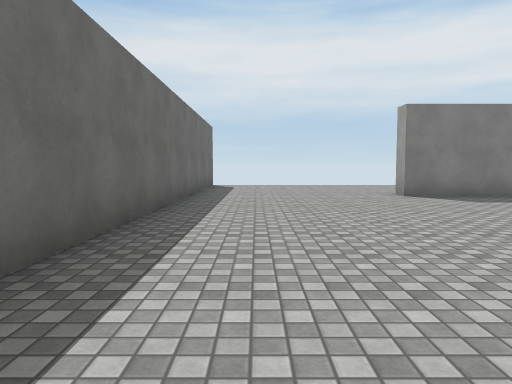
View 1 (above)

24 first-person views from a walk through a Unity game level. The camera is 1.3 m above the floor, tilts 4° down and sees 70° across. The floor is counted in squares, 2 m on a side. Each view is taken from the middle of a square. On the plan, view 1 faces up. The plan holds only what a view shows up to about 11 squares ahead; the rest is blank. The place goes on beyond the plan. The player is left out. Surface patterns are stand-ins for the level's own textures.

View 2
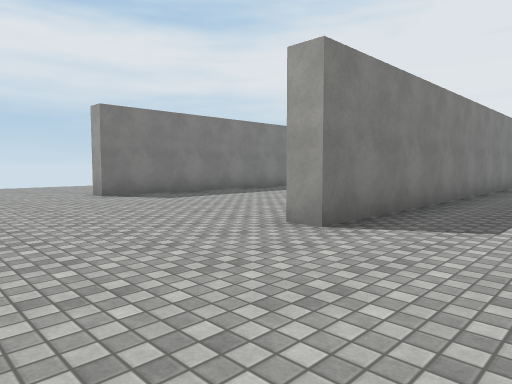

View 3
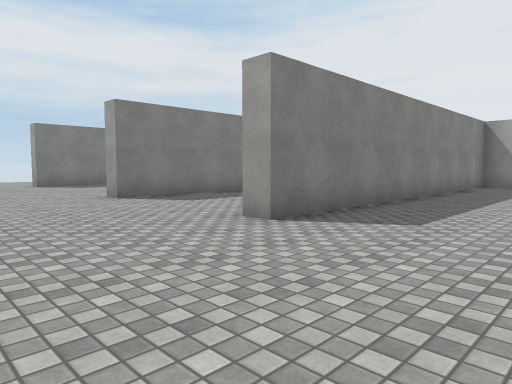

View 4
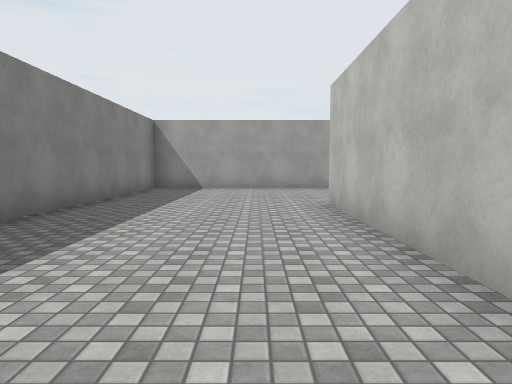

View 5
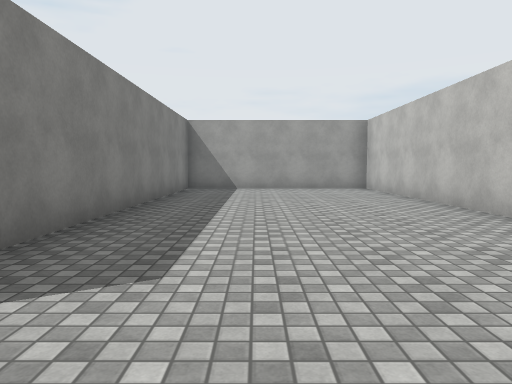

View 6
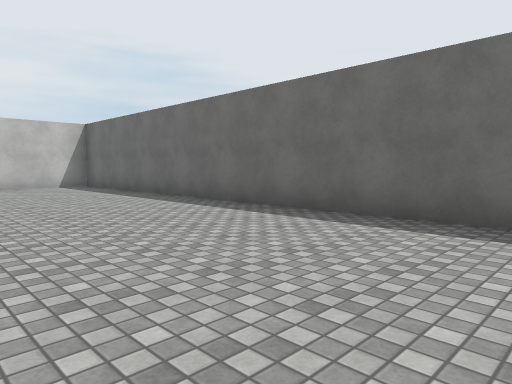

View 7
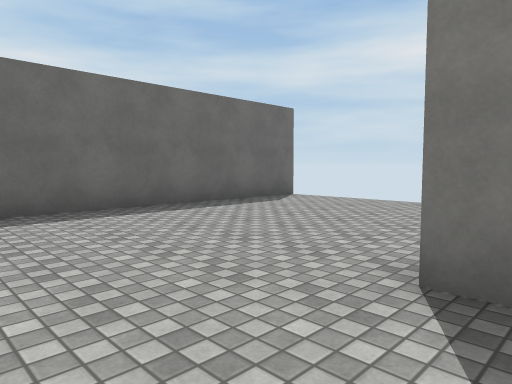

View 8
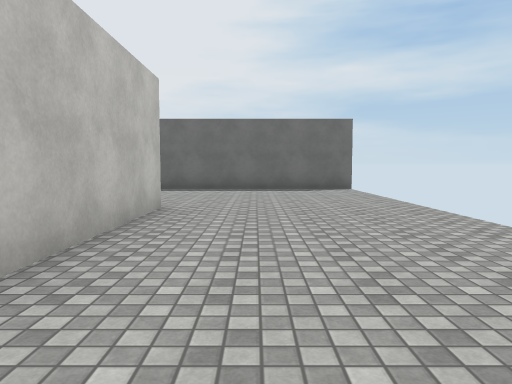

View 9
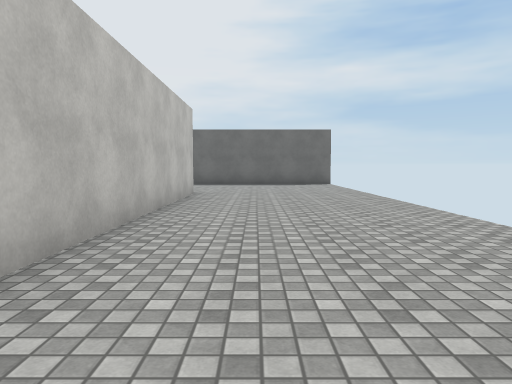

View 10
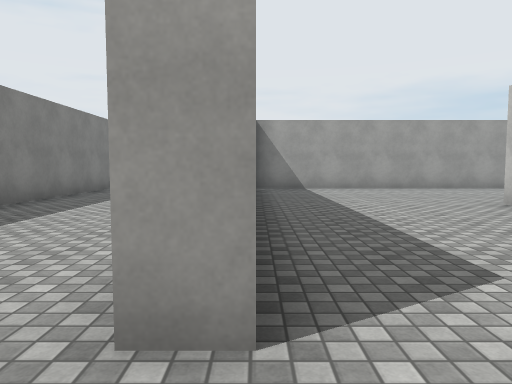

View 11
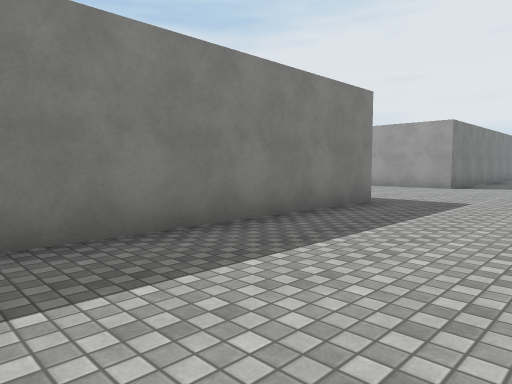

View 12
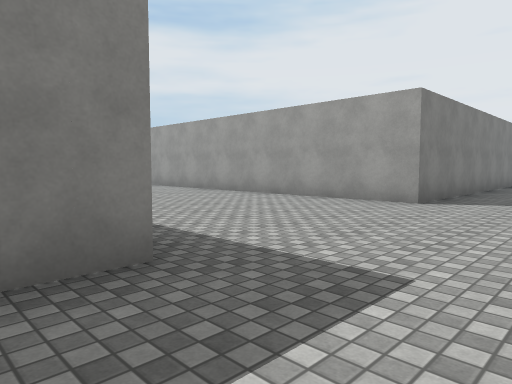

View 13
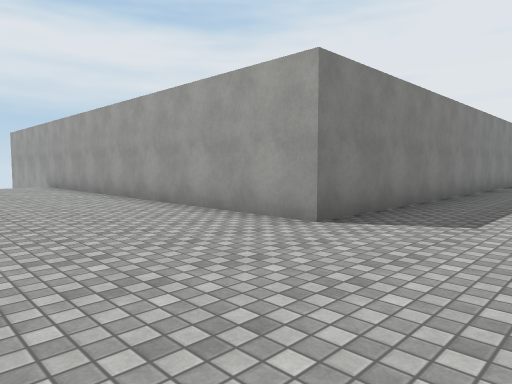

View 14
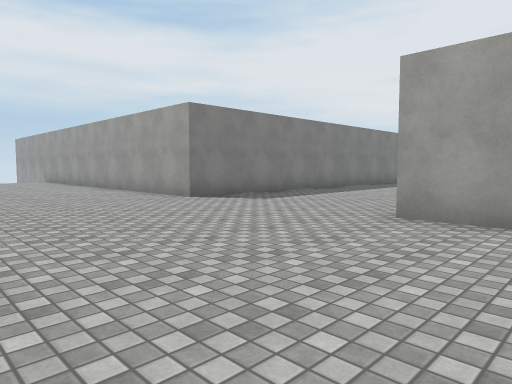

View 15
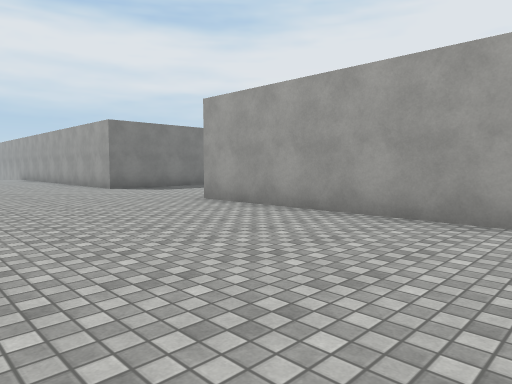

View 16
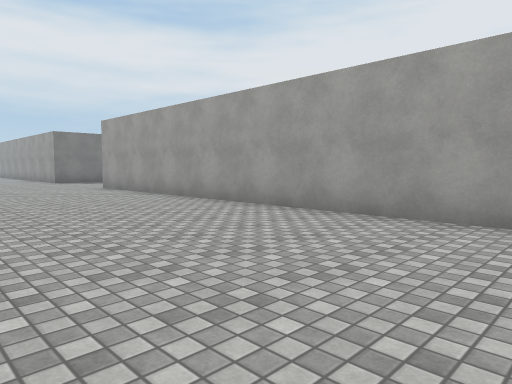

View 17
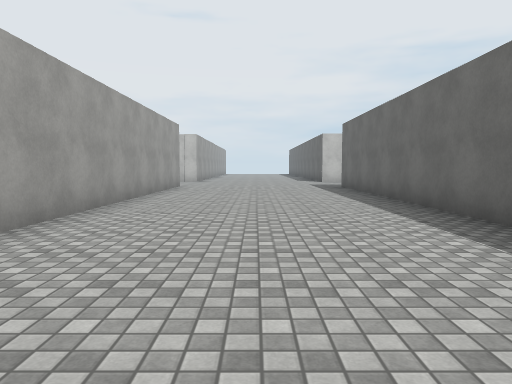

View 18
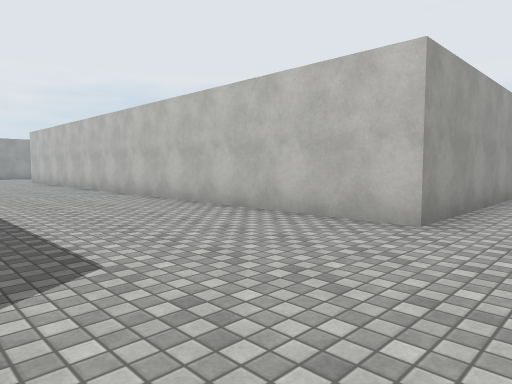

View 19
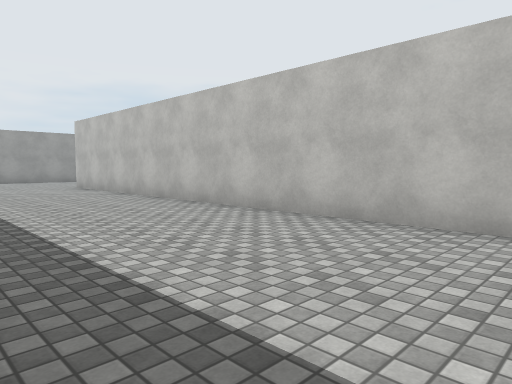

View 20
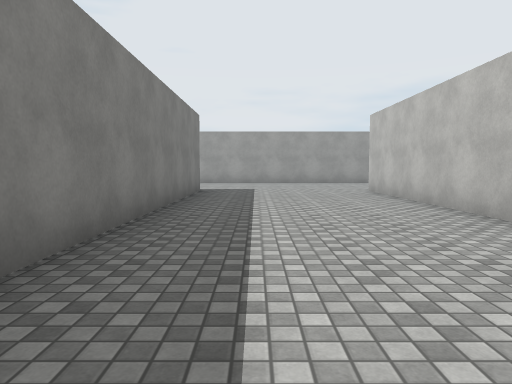

View 21
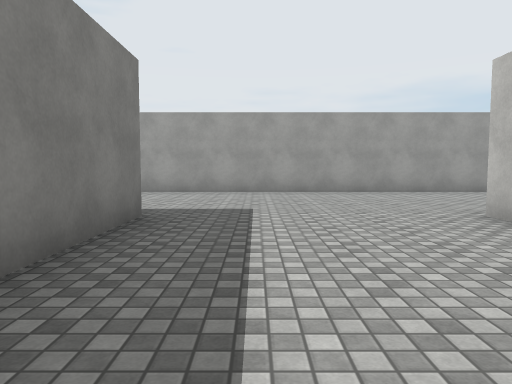

View 22
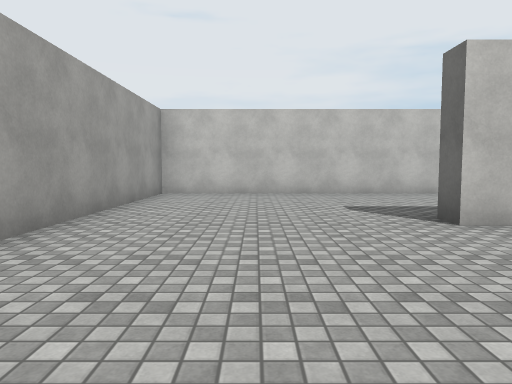

View 23
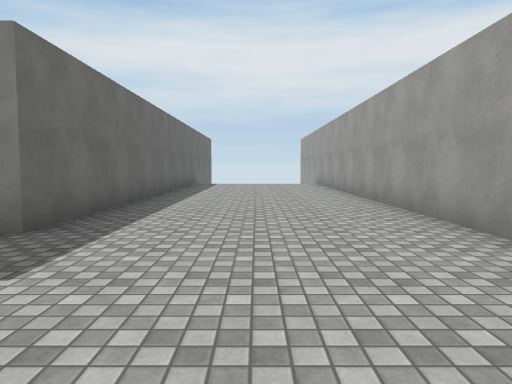

View 24
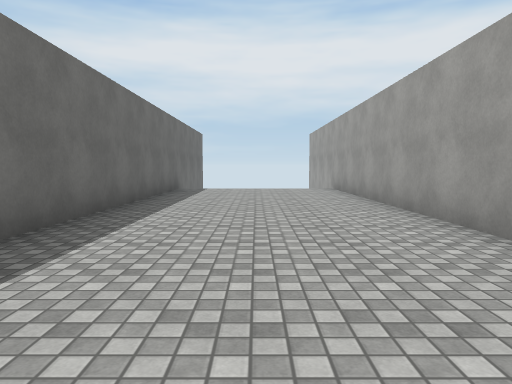

### Floor plan
Points are (right, up) in squares from view 1. A wall is a line through its corners. A room is listed if a view was taken in it or the views show most of it. See-through windows are left out.
Room 1 (views 1, 2, 3, 4, 5, 6, 7, 8, 9, 10)
walls: (3.8, -6.3) (8.2, -6.3); (3.3, 2.2) (3.3, 2.8); (6.6, 2.7) (12.7, 2.7) (12.7, 8) (3.3, 8) (3.3, 8.5) (10, 8.5); (-0.4, -6.3) (0.9, -6.3); (12.7, -9.4) (12.7, -2) (3.3, -2) (3.3, -1.5); (-1.5, 11.5) (-1.5, -5.1)
ways out: opening at (4, 0) to room 2
Room 2 (views 11, 12, 13, 14, 15, 16, 17, 18, 19, 20, 21, 22, 23, 24)
walls: (31.5, -6.8) (38.3, -6.8) (38.3, 11.5); (13.2, -8.9) (13.2, -16); (13.4, 2.2) (3.3, 2.2); (18.5, -16) (18.5, -2) (33.8, -2) (33.8, -2.6); (33.8, 11.5) (33.8, 2.5) (18.5, 2.5) (18.5, 11.5)
ways out: opening at (4, 0) to room 1

Positions as (right, up) in squares from view 1, and headings:
1: (0, 0), facing up
2: (0, 0), facing up-right
3: (0, -5), facing up-right
4: (2, -5), facing right
5: (2, 6), facing right
6: (3, 6), facing down-left
7: (4, 6), facing up-left
8: (9, 10), facing left
9: (12, 10), facing left
10: (2, -2), facing right
11: (7, -1), facing up-right
12: (12, 0), facing up-right
13: (15, 0), facing up-right
14: (14, -4), facing up-right
15: (14, -8), facing up-right
16: (14, -13), facing up-right
17: (16, -5), facing down
18: (17, 2), facing down-right
19: (22, 2), facing down-right
20: (24, 1), facing right
21: (29, 1), facing right
22: (36, 2), facing down
23: (36, -1), facing up
24: (36, 2), facing up
